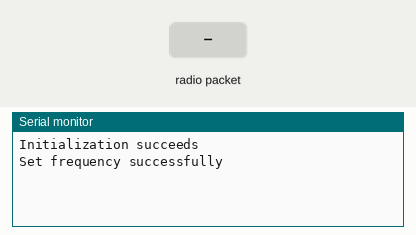
The sketch below on a simulated Arduino Mega 2560, built with avr-gcc and run on an emulated ATmega2560. Shown: the last lines printed to the serial monitor. Inputs (shaded band) come from the test bench. No radio packets arrive unless stated.

Above: at 1.3 s.
1.4 s: radio packet "3" arrives
At 2.5 s:
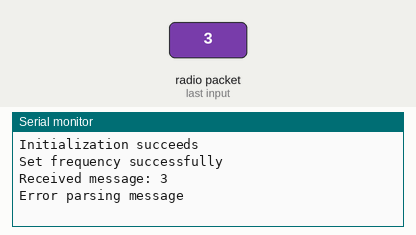
2.9 s: radio packet "5" arrives
At 3.7 s:
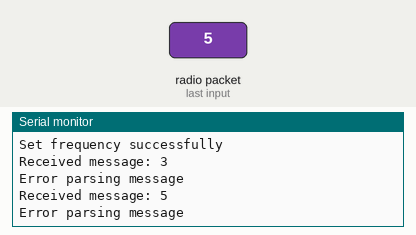

Measured:
- after the input at 1.4 s, the serial monitor: prints a new line at once (image 1)
- after the input at 2.9 s, the serial monitor: prints a new line at once (image 2)

The sketch:

receiver.ino
```cpp
#include <RH_RF69.h>
#include <SPI.h>
const int INT_pin = 2;
const int CS_pin = 53;
const int RST_pin = 3;
// Since we are using workstation 4
const int freqInMHz = 950;
// Create an instance of the transceiver object
RH_RF69 yourTransceiver(CS_pin, INT_pin);


void setup() {
  Serial.begin(9600);
  // Set up the pin that is connected to the transceiver’s RST pin to be an output,
  // and set the voltage to be low
  pinMode(RST_pin, OUTPUT);
  // Manually reset the transceiver by setting the RST pin to low for 100ms, high
  // for 10ms, then back to low for 10ms.
  digitalWrite (RST_pin, LOW);
  delay(100);
  digitalWrite (RST_pin, HIGH);
  delay(10);
  digitalWrite (RST_pin, LOW);
  // Initialize the transceiver
  if(yourTransceiver.init()){
    Serial.println("Initialization succeeds");
  } else{
    Serial.println("Initialization failed");
  }
  // Set the transceiver's frequency
  if(yourTransceiver.setFrequency(freqInMHz)){
    Serial.println("Set frequency successfully");
  } else{
    Serial.println("Failed in setting frequency");
  }
  // Set the transceiver's power level
  yourTransceiver.setTxPower(16, true);
}


void loop() {
  if (yourTransceiver.available()) {
      // Buffer large enough to hold the expected message plus a null terminator
      uint8_t buf[RH_RF69_MAX_MESSAGE_LEN] = {0};
      uint8_t len = sizeof(buf) - 1; // Reserve space for null terminator
      if (yourTransceiver.recv(buf, &len)) {
          // Null-terminate the received message to safely use C string functions
          buf[len] = '\0';
          Serial.print("Received message: ");
          Serial.println((char*)buf); // Assumes message is ASCII text
          // Variables to hold the extracted values
          int p, i, d;
          // sscanf to extract the values from the received message
          if (sscanf((char*)buf, "%d %d %d", &p, &i, &d) == 3) {
              Serial.print("Extracted values: P=");
              Serial.print(p);
              Serial.print(", I=");
              Serial.print(i);
              Serial.print(", D=");
              Serial.println(d);
          } else {
              Serial.println("Error parsing message");
          }
      } else {
          Serial.println("Receive failed");
      }
  }
}
```
